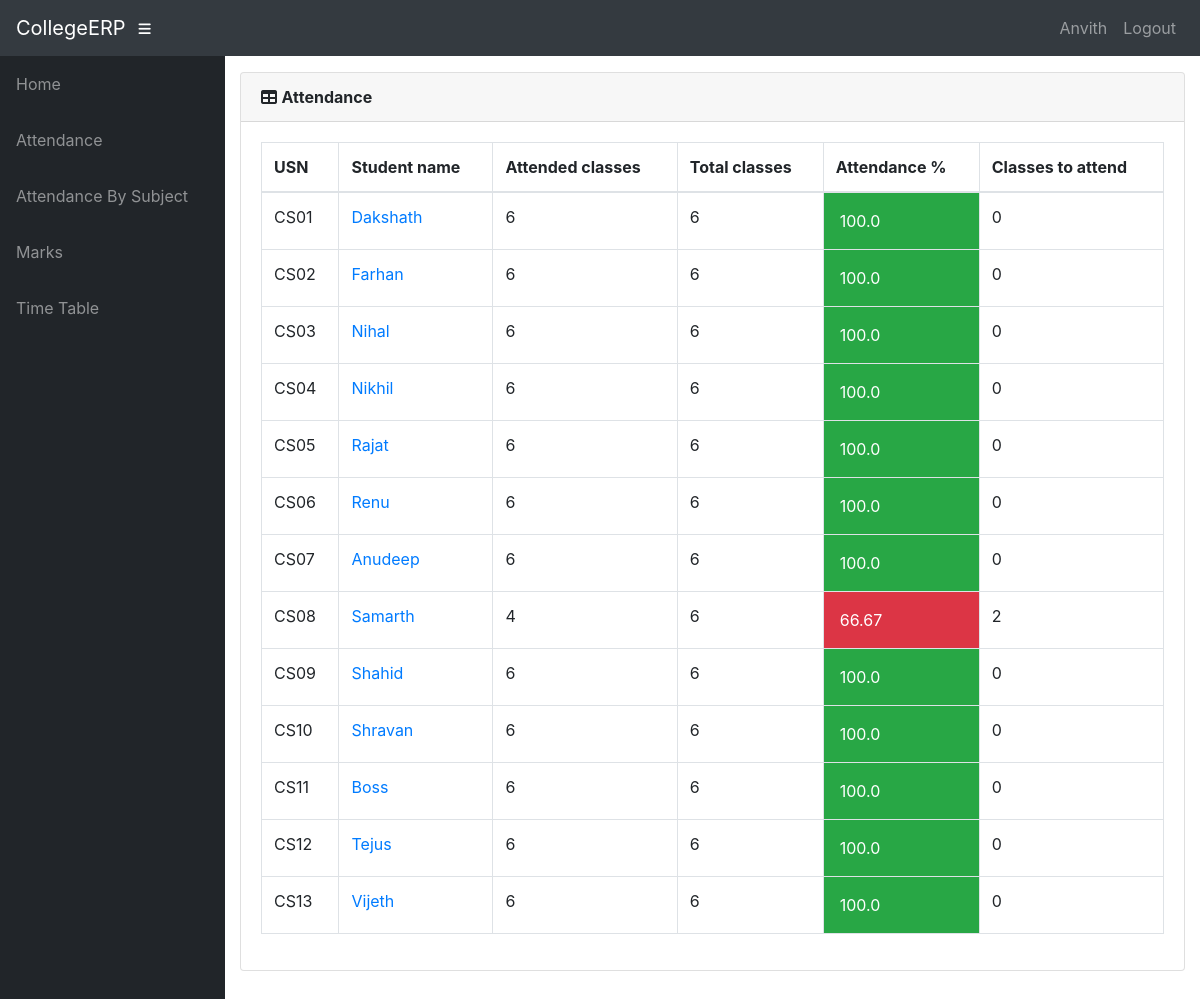
The page /teacher/4/Students/attendance/ (signed in) on the database its author committed.
### info/models.py (models this page shows, shortened)
class User(AbstractUser):
    @property
    def is_student(self):
        if hasattr(self, 'student'):
            return True
        return False

class Student(models.Model):
    user = models.OneToOneField(User, on_delete=models.CASCADE, null=True)
    class_id = models.ForeignKey(Class, on_delete=models.CASCADE, default=1)
    USN = models.CharField(primary_key='True', max_length=100)
    name = models.CharField(max_length=200)
    sex = models.CharField(max_length=50, choices=sex_choice, default='Male')
    DOB = models.DateField(default='1998-01-01')
    def __str__(self):
        return self.name

class AttendanceTotal(models.Model):
    course = models.ForeignKey(Course, on_delete=models.CASCADE)
    student = models.ForeignKey(Student, on_delete=models.CASCADE)
    class Meta:
        unique_together = (('student', 'course'),)
    @property
    def att_class(self):
        stud = Student.objects.get(name=self.student)
        cr = Course.objects.get(name=self.course)
        att_class = Attendance.objects.filter(course=cr, student=stud, status='True').count()
        return att_class
    @property
    def total_class(self):
        stud = Student.objects.get(name=self.student)
        cr = Course.objects.get(name=self.course)
        total_class = Attendance.objects.filter(course=cr, student=stud).count()
        return total_class
    @property
    def attendance(self):
        stud = Student.objects.get(name=self.student)
        cr = Course.objects.get(name=self.course)
        total_class = Attendance.objects.filter(course=cr, student=stud).count()
        att_class = Attendance.objects.filter(course=cr, student=stud, status='True').count()
        if total_class == 0:
            attendance = 0
        else:
            attendance = round(att_class / total_class * 100, 2)
        return attendance
    @property
    def classes_to_attend(self):
        stud = Student.objects.get(name=self.student)
        cr = Course.objects.get(name=self.course)
        total_class = Attendance.objects.filter(course=cr, student=stud).count()
        att_class = Attendance.objects.filter(course=cr, student=stud, status='True').count()
        cta = math.ceil((0.75*total_class - att_class)/0.25)
        if cta < 0:
            return 0
        return cta

class Course(models.Model):
    dept = models.ForeignKey(Dept, on_delete=models.CASCADE)
    id = models.CharField(primary_key='True', max_length=50)
    name = models.CharField(max_length=50)
    shortname = models.CharField(max_length=50, default='X')
    def __str__(self):
        return self.name

### info/views.py (the view)
# urls.py: path('teacher/<int:assign_id>/Students/attendance/', views.t_student, name='t_student'),
@login_required()
def t_student(request, assign_id):
    ass = Assign.objects.get(id=assign_id)
    att_list = []
    for stud in ass.class_id.student_set.all():
        try:
            a = AttendanceTotal.objects.get(student=stud, course=ass.course)
        except AttendanceTotal.DoesNotExist:
            a = AttendanceTotal(student=stud, course=ass.course)
            a.save()
        att_list.append(a)
    return render(request, 'info/t_students.html', {'att_list': att_list})

### info/templates/info/t_students.html
{% extends 'info/base.html' %}
    {% load static %}
    {% block content %}
                  <div class="card mb-3">
            <div class="card-header">
              <i class="fas fa-table"></i>
            <b>Attendance</b></div>
            <div class="card-body">
              <div class="table-responsive">
                <table class="table table-bordered" id="dataTable" width="100%" cellspacing="0">
                  <thead>
                    <tr>
                        <th>USN</th>
                        <th>Student name</th>
                        <th>Attended classes</th>
                        <th>Total classes</th>
                        <th>Attendance %</th>
                        <th>Classes to attend</th>
                    </tr>
                  </thead>
                  <tbody>
                    {% for a in att_list %}
                    <tr>
                        <td>{{ a.student_id }}</td>
                        <td><a href="{% url 't_attendance_detail' a.student.USN a.course_id %}">{{ a.student.name }}</a></td>
                        <td>{{ a.att_class }}</td>
                        <td>{{ a.total_class }}</td>
                        {% if a.attendance < 75 %}
                            <td class="p-3 mb-2 bg-danger text-white">{{ a.attendance }}</td>
                        {% else %}
                            <td class="p-3 mb-2 bg-success text-white">{{ a.attendance }}</td>
                        {% endif %}
                        <td>{{ a.classes_to_attend }}</td>
                    </tr>
                    {% empty %}
                            <p>No students</p>
                    {% endfor %}
                  </tbody>
                </table>
              </div>
            </div>
          </div>
    {% endblock %}

### info/templates/info/base.html (shortened to what this page needs)
<!DOCTYPE html>
<html lang="en">
  <head>
      {% load static %}
    <link href="{% static '/info/bootstrap/vendor/bootstrap/css/bootstrap.min.css' %}" rel="stylesheet">
    <link href="{% static '/info/bootstrap/vendor/fontawesome-free/css/all.min.css' %}" rel="stylesheet" type="text/css">
    <link href="{% static '/info/bootstrap/vendor/datatables/dataTables.bootstrap4.css' %}" rel="stylesheet">
    <link href="{% static '/info/bootstrap/css/sb-admin.css' %}" rel="stylesheet">
  </head>
  <body id="page-top">
    <nav class="navbar navbar-expand navbar-dark bg-dark static-top">
      <a class="navbar-brand mr-1" href="{% url 'index' %}">CollegeERP</a>
      <button class="btn btn-link btn-sm text-white order-1 order-sm-0" id="sidebarToggle" href="#">
        <i class="fas fa-bars"></i>
      </button>
        <div class="collapse navbar-collapse" id="navbarResponsive">
          <ul class="navbar-nav ml-auto">
            <li class="nav-item">
                {% if request.user.is_student %}
                    <a class="nav-link text-capitalize">{{ request.user.student.name }}</a>
                {% elif request.user.is_teacher %}
                    <a class="nav-link text-capitalize">{{ request.user.teacher.name }}</a>
                {% endif %}
            </li>
            <li class="nav-item">
                <a class="nav-link" href="#" data-toggle="modal" data-target="#logoutModal">Logout</a>
            </li>
          </ul>
        </div>
    </nav>
    <div id="wrapper">
      <ul class="sidebar navbar-nav">
            <li class="nav-item">
              <a class="nav-link" href="{% url 'index' %}">
                <span>Home</span>
              </a>
            </li>
        {% if request.user.is_student %}
            <li class="nav-item">
              <a class="nav-link" href="{% url 'attendance' request.user.student.USN %}">
                <span>Attendance</span>
              </a>
            </li>
            <li class="nav-item">
              <a class="nav-link" href="{% url 'attendance' request.user.student.USN %}">
                <span>Attendance By Subject</span>
              </a>
            </li>
            <li class="nav-item">
              <a class="nav-link" href="{% url 'marks_list' request.user.student.USN %}">
                <span>Marks</span>
              </a>
            </li>
              <li class="nav-item">
              <a class="nav-link" href="{% url 'timetable' request.user.student.class_id_id %}">
                <span>Time Table</span>
              </a>
            </li>
        {% endif %}
      </ul>
      <div id="content-wrapper">
        <div class="container-fluid">
            {% block content %}
            {% endblock %}
        </div>
      </div>
    </div>
  </body>
</html>

### rows shown on the page
User: user.student.name "Anvith"
AttendanceTotal: student_id "CS01", student.name "Dakshath", att_class "6", total_class "6", attendance "100.0", classes_to_attend "0"
AttendanceTotal: student_id "CS02", student.name "Farhan", att_class "6", total_class "6", attendance "100.0", classes_to_attend "0"
AttendanceTotal: student_id "CS03", student.name "Nihal", att_class "6", total_class "6", attendance "100.0", classes_to_attend "0"
AttendanceTotal: student_id "CS04", student.name "Nikhil", att_class "6", total_class "6", attendance "100.0", classes_to_attend "0"
AttendanceTotal: student_id "CS05", student.name "Rajat", att_class "6", total_class "6", attendance "100.0", classes_to_attend "0"
AttendanceTotal: student_id "CS06", student.name "Renu", att_class "6", total_class "6", attendance "100.0", classes_to_attend "0"
AttendanceTotal: student_id "CS07", student.name "Anudeep", att_class "6", total_class "6", attendance "100.0", classes_to_attend "0"
AttendanceTotal: student_id "CS08", student.name "Samarth", att_class "4", total_class "6", attendance "66.67", classes_to_attend "2"
AttendanceTotal: student_id "CS09", student.name "Shahid", att_class "6", total_class "6", attendance "100.0", classes_to_attend "0"
AttendanceTotal: student_id "CS10", student.name "Shravan", att_class "6", total_class "6", attendance "100.0", classes_to_attend "0"
AttendanceTotal: student_id "CS11", student.name "Boss", att_class "6", total_class "6", attendance "100.0", classes_to_attend "0"
AttendanceTotal: student_id "CS12", student.name "Tejus", att_class "6", total_class "6", attendance "100.0", classes_to_attend "0"
AttendanceTotal: student_id "CS13", student.name "Vijeth", att_class "6", total_class "6", attendance "100.0", classes_to_attend "0"
